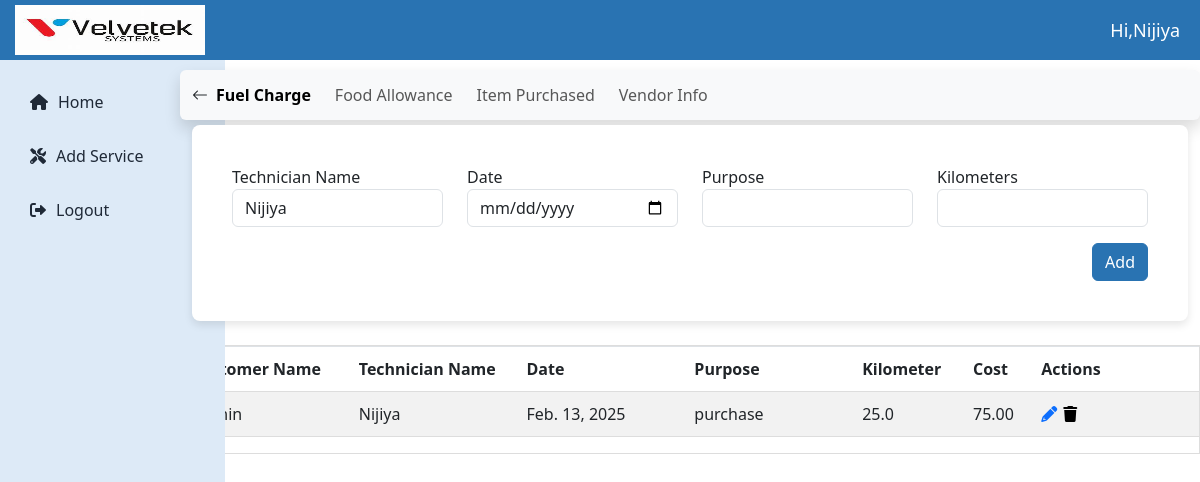
The app's page /technician/fuelcharge/25/ (signed in) with its own data.
### loginapp/models.py (models this page shows, shortened)
class CustomUser(AbstractUser):
    ROLE_CHOICES = (
        ('admin', 'Admin'),
        ('technician', 'Technician'),
        ('user', 'User'),
    )
    role = models.CharField(max_length=20, choices=ROLE_CHOICES, default='user')

### technicianapp/models.py (models this page shows)
class FuelCharge(models.Model):
    technician_name = models.CharField(max_length=100)
    date = models.DateField()
    purpose = models.TextField()
    kilometers = models.FloatField()
    cost = models.DecimalField(max_digits=10, decimal_places=2,default=0)
    apply = models.ForeignKey(Apply, on_delete=models.CASCADE,related_name='fuel_charges', blank=True,null=True)
    customer_name = models.CharField(max_length=225)
    issue = models.TextField()

### technicianapp/views.py (the view, shortened to what this page needs)
# urls.py: path('fuelcharge/<int:apply_id>/',views.fuelcharge,name='fuelcharge'),
def fuelcharge(request, apply_id):
    try:
        apply_instance = Apply.objects.get(id=apply_id)
    except Apply.DoesNotExist:
        messages.error(request, "Apply instance not found.")
        return redirect('apply_list')
    technician_name = request.user.get_full_name() or request.user.username
    fuel_charges = FuelCharge.objects.filter(apply=apply_instance)
    return render(request, 'fuelcharge.html', {
        'apply': apply_instance,
        'fuel_charges': fuel_charges,
        'technician_name': technician_name
    })

### templates/fuelcharge.html (shortened to what this page needs)
{% extends 'technician_dashboard.html' %}
{% block content %}
<div class="mt-0">
    <nav class="navbar navbar-expand-lg bg-light shadow rounded custom-navbar" style="max-width: 85%; margin-top: 5px; margin-left: auto;">
    <div class="container-fluid">
        <a class="nav-link d-none d-lg-block" href="{% url 'technician_dashboard' %}">
            <i class="bi bi-arrow-left"></i>
        </a>
        <div class="collapse navbar-collapse" id="vendorNav">
            <ul class="navbar-nav d-flex flex-wrap gap-2">
                <li class="nav-item">
                    <a class="nav-link {% if request.resolver_match.url_name == 'fuelcharge' %}fw-bold active{% endif %}" href="{% url 'fuelcharge' apply.id %}" data-title="Fuel Charge">Fuel Charge</a>
                </li>
                <li class="nav-item">
                    <a class="nav-link {% if request.resolver_match.url_name == 'food_allowance' %}fw-bold active{% endif %}" href="{% url 'food_allowance' apply.id %}" data-title="Food Allowance">Food Allowance</a>
                </li>
                <li class="nav-item">
                    <a class="nav-link {% if request.resolver_match.url_name == 'item_purchased' %}fw-bold active{% endif %}" href="{% url 'item_purchased' apply.id %}" data-title="Item Purchased">Item Purchased</a>
                </li>
                <li class="nav-item">
                    <a class="nav-link {% if request.resolver_match.url_name == 'vendor_info' %}fw-bold active{% endif %}" href="{% url 'vendor_info' apply.id %}" data-title="Vendor Info">Vendor Info</a>
                </li>
            </ul>
        </div>
    </div>
</nav>
  <div class="container custom-container" style="max-width: 85%; margin-top: 5px; margin-right: unset;">
    <div class="card p-4">
        <div class="card-body">
            <form action="{% url 'fuelcharge' apply.id %}" method="post">
                <div class="row">
                    <div class="col-md-3">
                        <label for="technician_name">Technician Name</label>
                        <input type="text" class="form-control" id="technician_name" name="technician_name" value="{{ technician_name }}" required />
                    </div>
                    <div class="col-md-3">
                        <label for="date">Date</label>
                        <input type="date" class="form-control" name="date" id="date" />
                    </div>
                    <div class="col-md-3">
                        <label for="purpose">Purpose</label>
                        <input type="text" class="form-control" id="purpose" name="purpose" />
                    </div>
                    <div class="col-md-3">
                        <label for="kilometers">Kilometers</label>
                        <input type="number" class="form-control" id="kilometers" name="kilometers" />
                    </div>
                </div>
                <div class="d-flex justify-content-end mt-3">
                    <button class="btn btn-primary" type="submit">Add</button>
                </div>
            </form>
        </div>
    </div>
</div>
</div>
                    <div class="table-responsive mt-4 "  style="max-width: 85%; margin-top: 5px; margin-left: auto;">
                      {% if fuel_charges %}
                        <table id="basic-datatables" class="table table-striped table-bordered">
                          <thead>
                            <tr>
                              <th scope="col">Customer Name</th>
                              <th scope="col">Technician Name</th>
                              <th scope="col">Date</th>
                              <th scope="col">Purpose</th>
                              <th scope="col">Kilometer</th>
                              <th scope="col">Cost</th>
                              <th scope="col">Actions</th>
                            </tr>
                          </thead>
                          {% for d in fuel_charges %}
                        <tr>
                            <td>{{ d.customer_name }}</td>
                            <td>{{ d.technician_name }}</td>
                            <td>{{ d.date }}</td>
                            <td>{{ d.purpose }}</td>
                            <td>{{ d.kilometers }}</td>
                            <td>{{ d.cost }}</td>
                            <td>
                    <div style="display: flex; align-items: center;">
                    <a href="{% url 'update_fuelcharge' d.id %}" class="edit-fuel-btn" data-bs-toggle="modal" data-bs-target="#updateFuelModal{{ d.id }}">
                        <i class="fa fa-pencil-alt" aria-hidden="true" title="Update"></i>
                    </a>
            <form action="{% url 'delete_fuelcharge' d.id %}" method="post" style="display: inline;">
                <button type="button" class="icon-link delete-icon" title="Delete" data-bs-toggle="modal" data-bs-target="#deleteFuelChargeModal{{ d.id }}">
                    <i class="fa fa-trash" aria-hidden="true"></i>
                </button>
            </form>
        </div>
    </td>
</tr>
                            {% endfor %}
                    </table>
                        {% else %}
<div class="alert alert-warning text-center">
    No fuel charge available. Please add data.
</div>
{% endif %}
                    </div>
{% endblock %}

### templates/technician_dashboard.html (shortened to what this page needs)
<!DOCTYPE html>
{% load static %}
<html lang="en">
<head>
  <link href="https://cdn.jsdelivr.net/npm/bootstrap-icons/font/bootstrap-icons.css" rel="stylesheet">
  <link href="https://cdn.jsdelivr.net/npm/bootstrap@5.3.0/dist/css/bootstrap.min.css" rel="stylesheet">
  <link href="https://cdn.jsdelivr.net/npm/lightbox2@2.11.3/dist/css/lightbox.min.css" rel="stylesheet">
  <link href="https://cdnjs.cloudflare.com/ajax/libs/font-awesome/6.0.0/css/all.min.css" rel="stylesheet">
  <link rel="stylesheet" href="{% static 'assets/css/admin_dashboard.css' %}">
</head>
<body>
  <div class="topbar">
    <div class="d-flex align-items-center">
      <a href="{% url 'admin_dashboard' %}" class="logo">
        <img src="{% static 'assets/img/velvetek.jpg' %}" alt="navbar brand" />
      </a>
    </div>
    <span class="admin-text">Hi,{{user.username}}</span>
  </div>
  <div class="sidebar">
    <a href="{% url 'technician_dashboard' %}"><i class="fas fa-home"></i> <span>Home</span></a>
    <a href="#" onclick="openModal()" ><i class="fas fa-tools" ></i><span>Add Service</span</a>
    <a href="{% url 'logout' %}"><i class="fas fa-sign-out-alt"></i> <span>Logout</span></a>
  </div>
  {% block content %}{% endblock %}
</body>
</html>

### static/assets/css/admin_dashboard.css (style rules this page uses)
:root { --primary-color: #2973B2; --secondary-color: #F3F4F6; --accent-color: #441172; --text-color: #1F2937; --white: #ffffff; --sidebar-color: #DDEAF7; }
.topbar { background-color: var(--primary-color); height: 60px; display: flex; justify-content: space-between; align-items: center; padding: 0 20px; padding-left: 15px; color: var(--white); margin-bottom: 10px; }
.topbar .logo img { height: 50px; width: 200px; padding-right: 10px; }
.topbar .admin-text { font-size: 18px; font-weight: 500; }
.sidebar { height: calc(100vh - 50px); width: 225px; background-color: var(--sidebar-color); color: var(--text-color); position: absolute; top: 60px; left: 0; padding: 20px 15px; display: flex; flex-direction: column; justify-content: flex-start; transition: left 0.3s ease; }
.sidebar a { text-decoration: none; color: var(--text-color); display: flex; align-items: center; padding: 10px 15px; margin-bottom: 10px; border-radius: 4px; transition: background-color 0.3s ease; }
.sidebar a i { margin-right: 10px; }
.card { border: none; border-radius: 8px; box-shadow: 0 4px 8px rgba(0, 0, 0, 0.1); transition: transform 0.2s ease, box-shadow 0.2s ease; }
.navbar { display: flex; position: relative; align-items: center; justify-content: space-between; background-color: var(--white); padding-top: 5px; padding-bottom: 5px; border-radius: 8px; box-shadow: 0 2px 4px rgba(0, 0, 0, 0.1); }
.btn-primary { background-color: var(--primary-color) !important; border-color: var(--primary-color) !important; color: #fff !important; }
.table-responsive { overflow-x: auto; overflow-y: auto; border: 1px solid #ddd; max-height: 485px; height: auto; transition: height 0.3s ease; }
.table { width: 100%; word-wrap: break-word; white-space: normal; table-layout: auto; border-collapse: collapse; }
.table th:nth-child(2), .table td:nth-child(2) { min-width: 100px !important; max-width: 150px !important; }
.table th:nth-child(3), .table td:nth-child(3) { min-width: 150px !important; max-width: 200px !important; }
.table th:nth-child(4), .table td:nth-child(4) { min-width: 150px !important; max-width: 150px !important; }
.table th:nth-child(7), .table td:nth-child(7) { min-width: 150px !important; max-width: 180px !important; }
.table th, .table td { padding: 10px !important; text-align: left !important; border-bottom: 1px solid #ddd !important; border-right: none !important; border-left: none !important; }
.icon-link { color: 2973B2; text-decoration: none; }
.delete-icon { background: none; border: none; cursor: pointer; }

### templates/fuelcharge.html (style rules this page uses)
.custom-navbar { width:1288px; margin-left: auto; margin-right: 0; }

### records on screen
CustomUser: username "Nijiya", technician_name "Nijiya"
FuelCharge: technician_name "Nijiya", date "Feb. 13, 2025", purpose "purchase", kilometers "25.0", cost "75.00"
